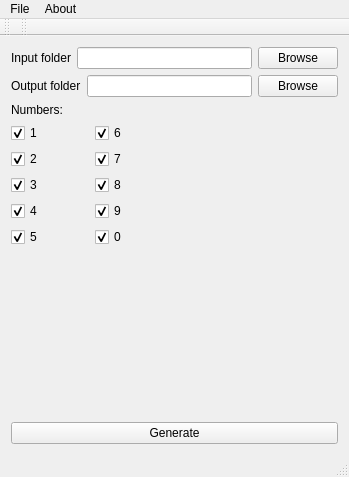
<?xml version="1.0" encoding="UTF-8"?>
<ui version="4.0">
 <class>MainWindow</class>
 <widget class="QMainWindow" name="MainWindow">
  <property name="geometry">
   <rect>
    <x>0</x>
    <y>0</y>
    <width>349</width>
    <height>477</height>
   </rect>
  </property>
  <property name="windowTitle">
   <string>MainWindow</string>
  </property>
  <widget class="QWidget" name="centralWidget">
   <layout class="QGridLayout" name="gridLayout_2">
    <item row="0" column="0" colspan="2">
     <layout class="QHBoxLayout" name="horizontalLayout">
      <item>
       <widget class="QLabel" name="label">
        <property name="text">
         <string>Input folder</string>
        </property>
       </widget>
      </item>
      <item>
       <widget class="QLineEdit" name="LEInputFolder"/>
      </item>
      <item>
       <widget class="QPushButton" name="pBBrowseInputFolder">
        <property name="text">
         <string>Browse</string>
        </property>
       </widget>
      </item>
     </layout>
    </item>
    <item row="1" column="0" colspan="2">
     <layout class="QHBoxLayout" name="horizontalLayout_2">
      <item>
       <widget class="QLabel" name="label_2">
        <property name="text">
         <string>Output folder</string>
        </property>
       </widget>
      </item>
      <item>
       <widget class="QLineEdit" name="LEOutputFolder"/>
      </item>
      <item>
       <widget class="QPushButton" name="pBBrowseOutPutFolder">
        <property name="text">
         <string>Browse</string>
        </property>
       </widget>
      </item>
     </layout>
    </item>
    <item row="2" column="0">
     <widget class="QLabel" name="label_3">
      <property name="text">
       <string>Numbers:</string>
      </property>
     </widget>
    </item>
    <item row="3" column="0">
     <layout class="QGridLayout" name="gridLayout">
      <item row="0" column="0">
       <widget class="QCheckBox" name="checkB_1">
        <property name="text">
         <string>1</string>
        </property>
        <property name="checked">
         <bool>true</bool>
        </property>
       </widget>
      </item>
      <item row="0" column="1">
       <widget class="QCheckBox" name="checkB_6">
        <property name="text">
         <string>6</string>
        </property>
        <property name="checked">
         <bool>true</bool>
        </property>
       </widget>
      </item>
      <item row="1" column="0">
       <widget class="QCheckBox" name="checkB_2">
        <property name="text">
         <string>2</string>
        </property>
        <property name="checked">
         <bool>true</bool>
        </property>
       </widget>
      </item>
      <item row="1" column="1">
       <widget class="QCheckBox" name="checkB_7">
        <property name="text">
         <string>7</string>
        </property>
        <property name="checked">
         <bool>true</bool>
        </property>
       </widget>
      </item>
      <item row="2" column="0">
       <widget class="QCheckBox" name="checkB_3">
        <property name="text">
         <string>3</string>
        </property>
        <property name="checked">
         <bool>true</bool>
        </property>
       </widget>
      </item>
      <item row="2" column="1">
       <widget class="QCheckBox" name="checkB_8">
        <property name="text">
         <string>8</string>
        </property>
        <property name="checked">
         <bool>true</bool>
        </property>
       </widget>
      </item>
      <item row="3" column="0">
       <widget class="QCheckBox" name="checkB_4">
        <property name="text">
         <string>4</string>
        </property>
        <property name="checked">
         <bool>true</bool>
        </property>
       </widget>
      </item>
      <item row="3" column="1">
       <widget class="QCheckBox" name="checkB_9">
        <property name="text">
         <string>9</string>
        </property>
        <property name="checked">
         <bool>true</bool>
        </property>
       </widget>
      </item>
      <item row="4" column="0">
       <widget class="QCheckBox" name="checkB_5">
        <property name="text">
         <string>5</string>
        </property>
        <property name="checked">
         <bool>true</bool>
        </property>
       </widget>
      </item>
      <item row="4" column="1">
       <widget class="QCheckBox" name="checkB_0">
        <property name="text">
         <string>0</string>
        </property>
        <property name="checked">
         <bool>true</bool>
        </property>
       </widget>
      </item>
     </layout>
    </item>
    <item row="4" column="1">
     <spacer name="verticalSpacer">
      <property name="orientation">
       <enum>Qt::Vertical</enum>
      </property>
      <property name="sizeHint" stdset="0">
       <size>
        <width>20</width>
        <height>152</height>
       </size>
      </property>
     </spacer>
    </item>
    <item row="5" column="0" colspan="2">
     <widget class="QPushButton" name="pBGenerate">
      <property name="text">
       <string>Generate</string>
      </property>
     </widget>
    </item>
   </layout>
  </widget>
  <widget class="QMenuBar" name="menuBar">
   <property name="geometry">
    <rect>
     <x>0</x>
     <y>0</y>
     <width>349</width>
     <height>22</height>
    </rect>
   </property>
   <widget class="QMenu" name="mFile">
    <property name="title">
     <string>File</string>
    </property>
    <addaction name="separator"/>
    <addaction name="action_File_Close"/>
   </widget>
   <widget class="QMenu" name="mAbout">
    <property name="title">
     <string>About</string>
    </property>
    <addaction name="action_About_Help"/>
    <addaction name="separator"/>
    <addaction name="action_About_About"/>
    <addaction name="action_About_About_Qt"/>
    <addaction name="action_About_Site"/>
   </widget>
   <addaction name="mFile"/>
   <addaction name="mAbout"/>
  </widget>
  <widget class="QToolBar" name="mainToolBar">
   <attribute name="toolBarArea">
    <enum>TopToolBarArea</enum>
   </attribute>
   <attribute name="toolBarBreak">
    <bool>false</bool>
   </attribute>
  </widget>
  <widget class="QStatusBar" name="statusBar"/>
  <widget class="QToolBar" name="toolBar">
   <property name="windowTitle">
    <string>toolBar</string>
   </property>
   <attribute name="toolBarArea">
    <enum>TopToolBarArea</enum>
   </attribute>
   <attribute name="toolBarBreak">
    <bool>false</bool>
   </attribute>
  </widget>
  <action name="action_About_Help">
   <property name="text">
    <string>Help</string>
   </property>
  </action>
  <action name="action_About_About">
   <property name="text">
    <string>About</string>
   </property>
  </action>
  <action name="action_Search_Find">
   <property name="text">
    <string>Find</string>
   </property>
  </action>
  <action name="action_Search_Find_More">
   <property name="text">
    <string>Find more</string>
   </property>
  </action>
  <action name="action_Search_Find_and_replace">
   <property name="text">
    <string>Find / Replace</string>
   </property>
  </action>
  <action name="action_Settings_General">
   <property name="text">
    <string>General</string>
   </property>
  </action>
  <action name="action_Settings_Module">
   <property name="text">
    <string>Module</string>
   </property>
  </action>
  <action name="action_Settings_Lan">
   <property name="text">
    <string>Lan</string>
   </property>
  </action>
  <action name="action_About_Site">
   <property name="text">
    <string>Site of program</string>
   </property>
  </action>
  <action name="action_Settings_Font">
   <property name="text">
    <string>Fonts</string>
   </property>
  </action>
  <action name="actionView">
   <property name="text">
    <string>View</string>
   </property>
  </action>
  <action name="action_File_Close">
   <property name="text">
    <string>Quit</string>
   </property>
   <property name="shortcut">
    <string>Ctrl+Q</string>
   </property>
  </action>
  <action name="actionLang">
   <property name="text">
    <string>Lang</string>
   </property>
  </action>
  <action name="actionRussian">
   <property name="text">
    <string>Russian</string>
   </property>
  </action>
  <action name="actionEnglish">
   <property name="text">
    <string>English</string>
   </property>
  </action>
  <action name="actionRussian_2">
   <property name="text">
    <string>Russian</string>
   </property>
  </action>
  <action name="actionEnglish_2">
   <property name="text">
    <string>English</string>
   </property>
  </action>
  <action name="actionFrance">
   <property name="text">
    <string>France</string>
   </property>
  </action>
  <action name="actionDeutsch">
   <property name="text">
    <string>Deutsch</string>
   </property>
  </action>
  <action name="action_Settings_Language_Russian">
   <property name="checkable">
    <bool>true</bool>
   </property>
   <property name="text">
    <string>Russian</string>
   </property>
  </action>
  <action name="action_Settings_Language_France">
   <property name="checkable">
    <bool>true</bool>
   </property>
   <property name="text">
    <string>France</string>
   </property>
  </action>
  <action name="action_Settings_Language_English">
   <property name="checkable">
    <bool>true</bool>
   </property>
   <property name="text">
    <string>English</string>
   </property>
  </action>
  <action name="action_Settings_Language_Deutsch">
   <property name="checkable">
    <bool>true</bool>
   </property>
   <property name="text">
    <string>Deutsch</string>
   </property>
  </action>
  <action name="action_About_About_Qt">
   <property name="text">
    <string>About Qt</string>
   </property>
  </action>
 </widget>
 <layoutdefault spacing="6" margin="11"/>
 <resources/>
 <connections/>
</ui>
